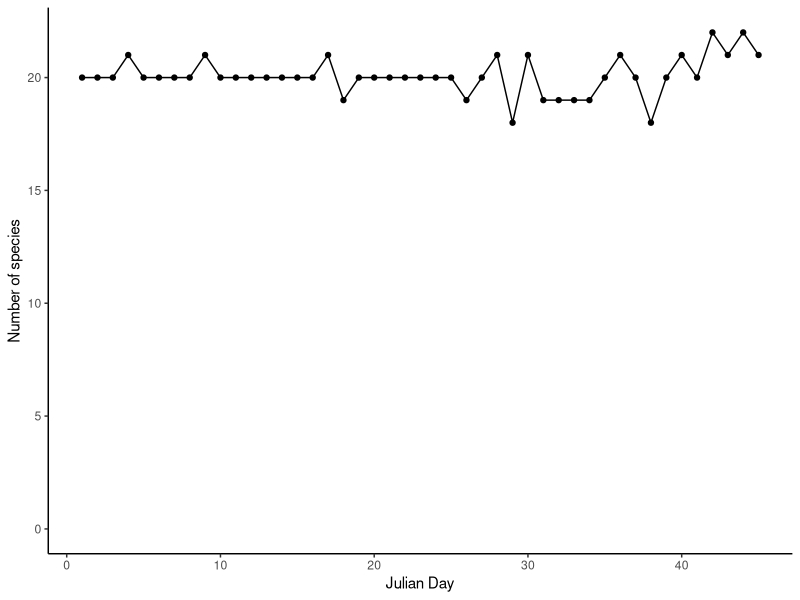
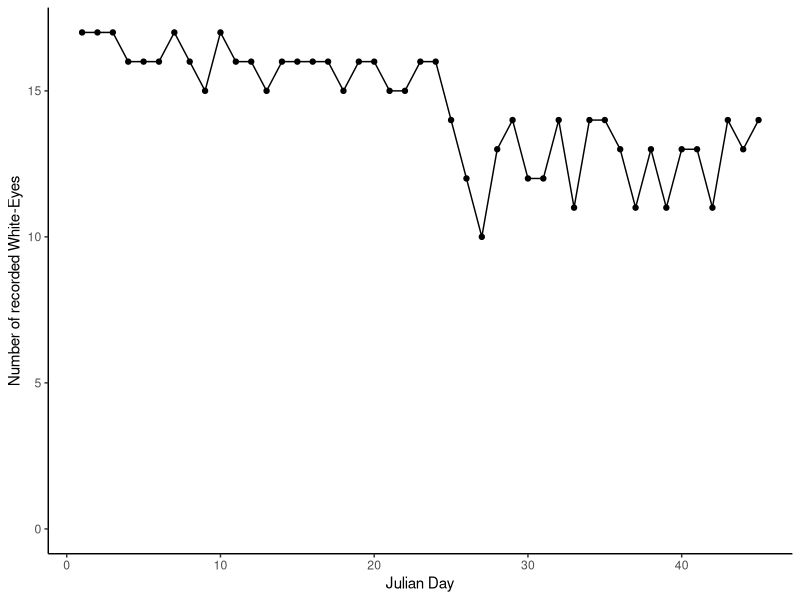
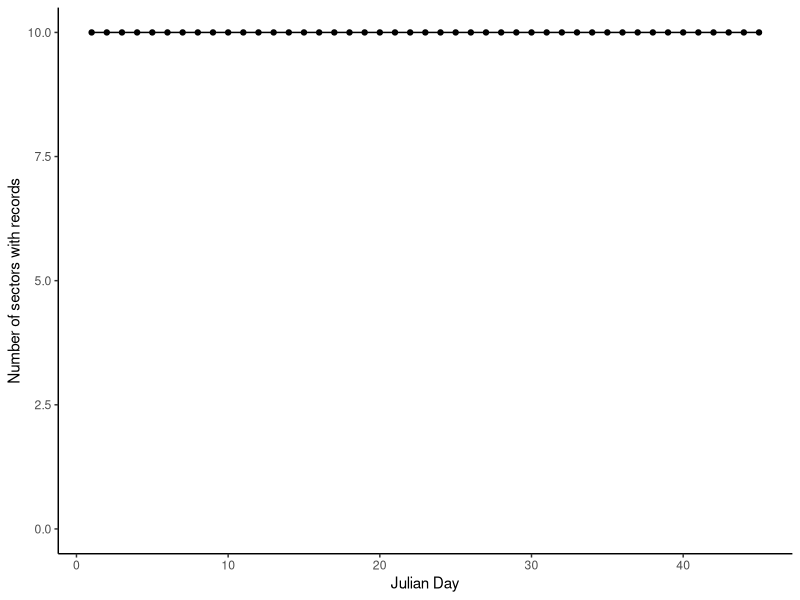
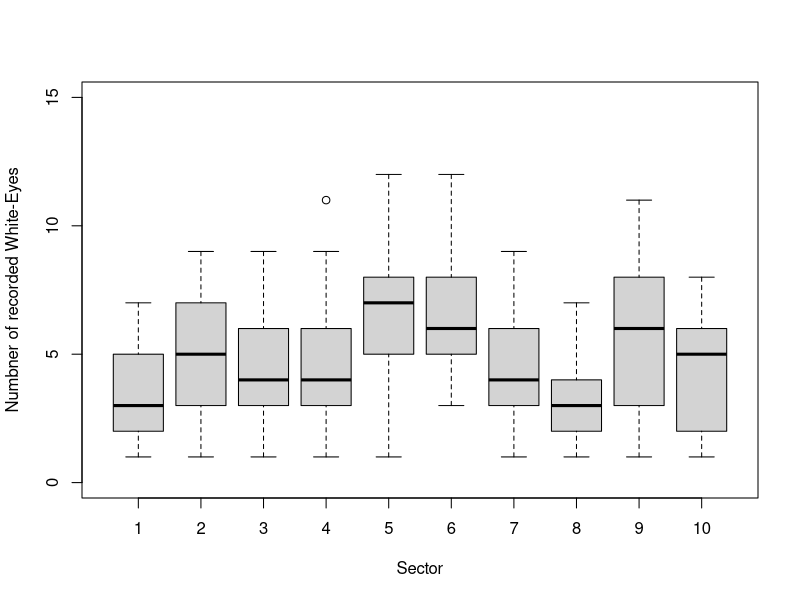
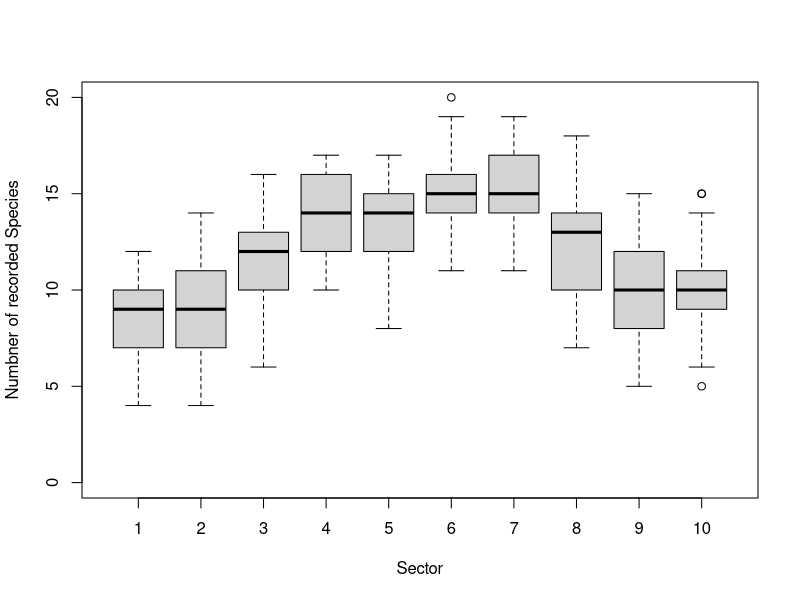
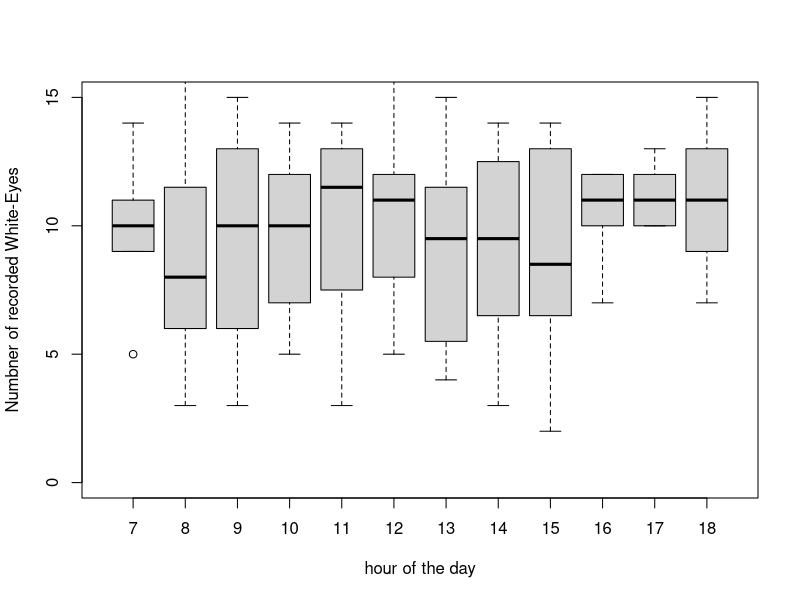
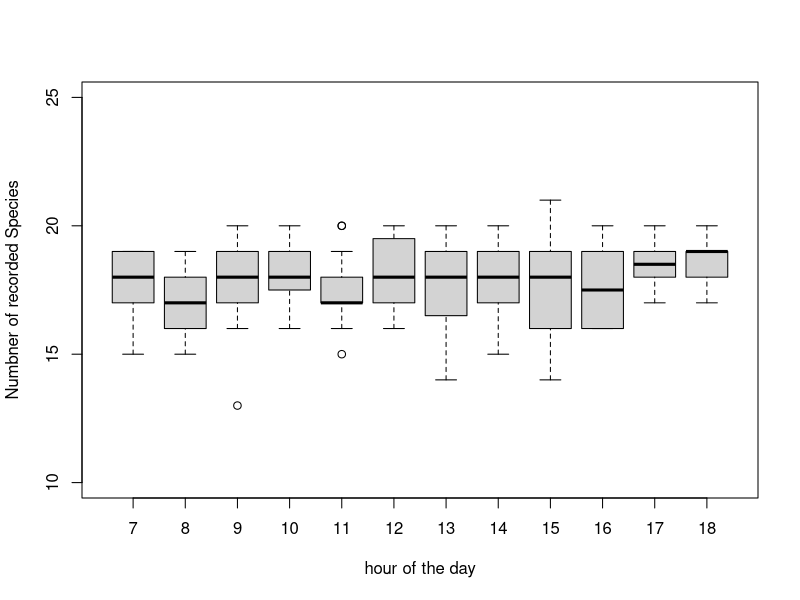

Here is the R script that generated these plots, in order:
## ---- chunk 1
rm(list=ls(all=TRUE))
knitr::opts_chunk$set(echo = FALSE, cache = TRUE, fig.asp = 0.5, fig.height=5)

# Libraries
library(knitr)
library(tidyverse)
library(readxl)
library(arm)
library(raster)

# Theme for ggplot
theme_set(theme_classic()) 

# Load data
dat <- read_xlsx("Data/Daten_Komplett.xlsx")
spec <- dat %>% 
  group_by(Datum_Zahl, Uhrzeit_St, Besucher, Sektor, Art) %>% 
  summarise(Ind = n())
we <- dat %>% filter(Art == "BV")
## ---- chunk 2
res <- dat %>% 
  group_by(Datum_Zahl) %>% 
  summarise(
    Anz_Arten = n_distinct(Art),
    Anz_WE = n_distinct(Individuum),
    Anz_Sektor = n_distinct(Sektor)
    )

ggplot(res, aes(x = Datum_Zahl, y = Anz_Arten)) +
  geom_point() + 
  geom_line() + 
  ylim(c(0, NA)) +
  labs(x = "Julian Day", y = "Number of species")
## ---- chunk 3
ggplot(res, aes(x = Datum_Zahl, y = Anz_WE)) +
  geom_point() + 
  geom_line() + 
  ylim(c(0, NA)) +
  labs(x = "Julian Day", y = "Number of recorded White-Eyes")
## ---- chunk 4
ggplot(res, aes(x = Datum_Zahl, y = Anz_Sektor)) +
  geom_point() + 
  geom_line() + 
  ylim(c(0, NA)) +
  labs(x = "Julian Day", y = "Number of sectors with records")
## ---- chunk 5
res <- dat %>% 
  group_by(Datum_Zahl, Sektor) %>% 
  summarise(
    Anz_WE = n_distinct(Individuum)
    )
boxplot(Anz_WE ~ Sektor, data = res, ylim = c(0, 15),
        xlab = "Sector", ylab = "Numbner of recorded White-Eyes")
## ---- chunk 6
res <- spec %>% 
  group_by(Datum_Zahl, Sektor) %>% 
  summarise(
    Anz_Arten = n_distinct(Art)
    )
boxplot(Anz_Arten ~ Sektor, data = res, ylim = c(0, 20),
        xlab = "Sector", ylab = "Numbner of recorded Species")
## ---- chunk 7
res <- we %>% 
  group_by(Datum_Zahl, Uhrzeit_St) %>% 
  summarise(
    Anz_WE = n_distinct(Individuum)
    )
boxplot(Anz_WE ~ Uhrzeit_St, data = res, ylim = c(0, 15),
        xlab = "hour of the day", ylab = "Numbner of recorded White-Eyes")
## ---- chunk 8
res <- spec %>% 
  group_by(Datum_Zahl, Uhrzeit_St) %>% 
  summarise(
    Anz_Species = n_distinct(Art)
    )
boxplot(Anz_Species ~ Uhrzeit_St, data = res, ylim = c(10, 25),
        xlab = "hour of the day", ylab = "Numbner of recorded Species")
